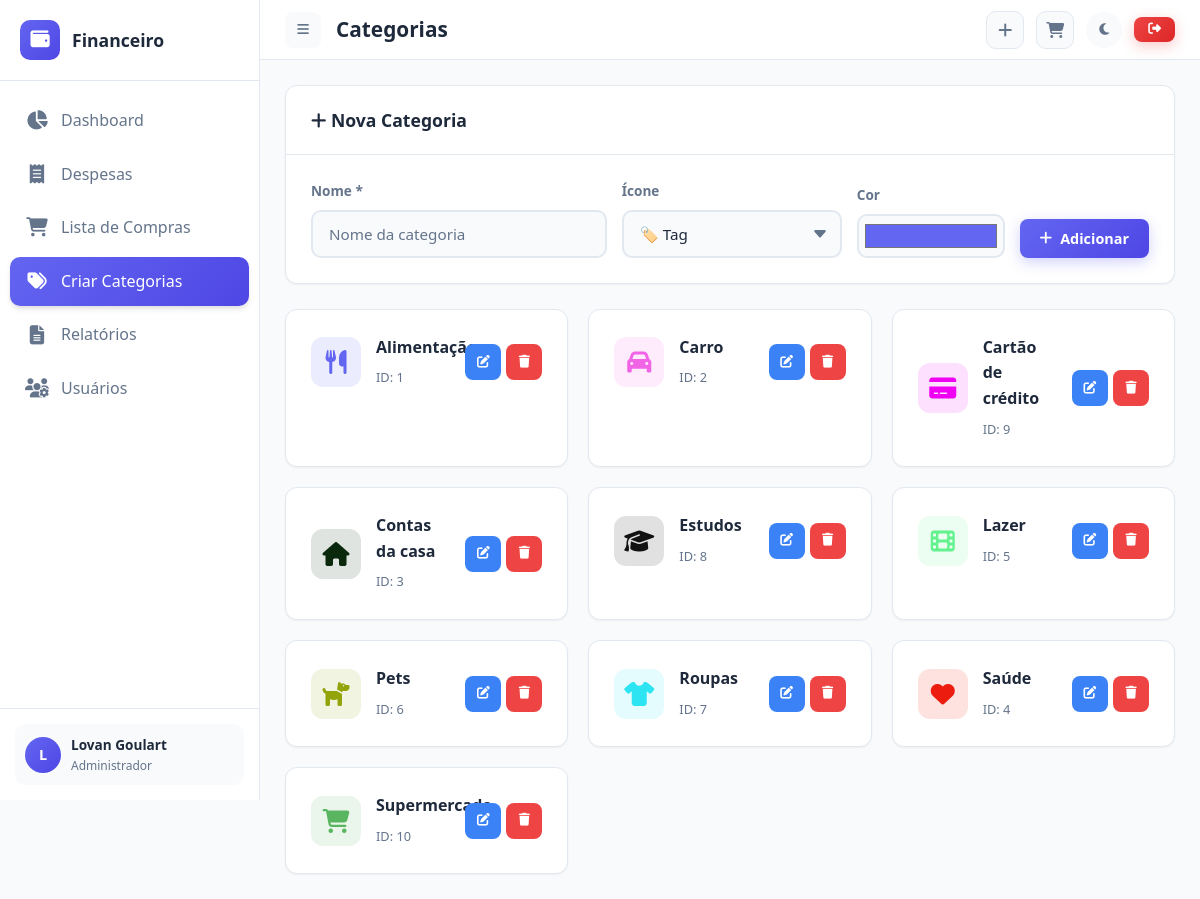
Page /categories (signed in) on the committed database.
### tables this page shows
CREATE TABLE users (
            id INTEGER PRIMARY KEY AUTOINCREMENT,
            username TEXT UNIQUE NOT NULL,
            name TEXT NOT NULL,
            email TEXT NOT NULL,
            password_hash TEXT NOT NULL,
            role TEXT DEFAULT 'user',
            created_at TIMESTAMP DEFAULT CURRENT_TIMESTAMP
        );

CREATE TABLE categories (
            id INTEGER PRIMARY KEY AUTOINCREMENT,
            name TEXT NOT NULL,
            icon TEXT DEFAULT 'tag',
            color TEXT DEFAULT '#6c757d',
            family_email TEXT NOT NULL,
            created_at TIMESTAMP DEFAULT CURRENT_TIMESTAMP
        );

### app.py (the view)
@app.route('/categories')
@login_required
@family_context
def categories(current_user, family_email, is_admin):
    conn = get_db_connection(app.config['DATABASE'])
    cats = conn.execute(
        'SELECT * FROM categories WHERE family_email = ? ORDER BY name',
        (family_email,)
    ).fetchall()
    conn.close()
    return render_template('categories.html',
        current_user=current_user, is_admin=is_admin,
        categories=[dict(c) for c in cats]
    )

### app.py (called while the page is built)
def login_required(f):
    @wraps(f)
    def decorated_function(*args, **kwargs):
        if 'user_id' not in session:
            flash('Por favor, faça login para acessar esta página.', 'warning')
            return redirect(url_for('login'))
        return f(*args, **kwargs)
    return decorated_function

def family_context(f):
    @wraps(f)
    def decorated_function(*args, **kwargs):
        if 'user_id' not in session:
            return redirect(url_for('login'))
        conn = get_db_connection(app.config['DATABASE'])
        user = conn.execute('SELECT * FROM users WHERE id = ?', (session['user_id'],)).fetchone()
        conn.close()
        if not user:
            session.clear()
            flash('Usuário não encontrado.', 'danger')
            return redirect(url_for('login'))
        kwargs['current_user'] = dict(user)
        kwargs['family_email'] = user['email']
        kwargs['is_admin'] = user['role'] == 'admin'
        return f(*args, **kwargs)
    return decorated_function

### models/database.py (called while the page is built)
def get_db_connection(db_path):
    conn = sqlite3.connect(db_path)
    conn.row_factory = sqlite3.Row
    return conn

### templates/categories.html (shortened to what this page needs)
{% extends "base.html" %}
{% block page_title %}Categorias{% endblock %}
{% block content %}
<div class="card" style="margin-bottom: 25px;">
    <div class="card-header">
        <span class="card-title"><i class="fas fa-plus"></i> Nova Categoria</span>
    </div>
    <div class="card-body">
        <form method="POST" action="{{ url_for('add_category') }}" style="display: flex; flex-wrap: wrap; gap: 15px; align-items: end;">
            <div class="form-group" style="flex: 2; min-width: 200px; margin-bottom: 0;">
                <label class="form-label">Nome *</label>
                <input type="text" name="name" class="form-control" placeholder="Nome da categoria" required>
            </div>
            <div class="form-group" style="flex: 1; min-width: 220px; margin-bottom: 0;">
    <label class="form-label">Ícone</label>
    <select name="icon" id="iconSelect" class="form-control" onchange="autoSelectColor(this)">
        <option value="tag" data-color="#6366f1">🏷️ Tag</option>
    </select>
</div>
            <div class="form-group" style="flex: 1; min-width: 120px; margin-bottom: 0;">
                <label class="form-label">Cor</label>
                <input type="color" name="color" id="colorInput" class="form-control" value="#6366f1" style="height: 44px; padding: 4px;">
            </div>
            <button type="submit" class="btn btn-primary">
                <i class="fas fa-plus"></i> Adicionar
            </button>
        </form>
    </div>
</div>
<div style="display: grid; grid-template-columns: repeat(auto-fill, minmax(280px, 1fr)); gap: 20px;">
    {% for category in categories %}
    <div class="card animate-slide-up">
        <div class="card-body" style="display: flex; align-items: center; gap: 15px;">
            <div
            style="width: 50px;
             height: 50px;
              border-radius: 12px;
               background: {{ category.color }}20;
                color: {{ category.color }};
                 display: flex;
                  align-items: center;
                   justify-content: center;
                    font-size: 1.5rem;
                     flex-shrink: 0;">
                <i class="fas fa-{{ category.icon }}"></i>
            </div>
            <div style="flex: 1;">
                <h3 style="font-size: 1rem; font-weight: 600; margin-bottom: 4px;">{{ category.name }}</h3>
                <span style="font-size: 0.8rem; color: var(--gray);">ID: {{ category.id }}</span>
            </div>
            <div style="display: flex; gap: 5px;">
                <button type="button"
                        class="btn btn-sm btn-icon"
                        style="background: var(--info); color: white;"
                        onclick="editCategory({{ category.id }}, '{{ category.name }}', '{{ category.icon }}', '{{ category.color }}')"
                        title="Editar">
                            <i class="fas fa-edit"></i>
                </button>
                <form method="POST"
                        action="{{ url_for('delete_category', id=category.id) }}"
                        data-confirm="Tem certeza que deseja excluir esta categoria?"
                        style="display: inline;">
                <button type="submit" class="btn btn-sm btn-icon"
                        style="background: var(--danger); color: white;"
                        title="Excluir">
                            <i class="fas fa-trash"></i>
                </button>
                </form>
            </div>
        </div>
    </div>
    {% else %}
    <div style="grid-column: 1 / -1; text-align: center; padding: 50px; color: var(--gray);">
        <i class="fas fa-tags" style="font-size: 3rem; margin-bottom: 15px; display: block;"></i>
        <p>Nenhuma categoria encontrada.</p>
    </div>
    {% endfor %}
</div>
{% endblock %}

### templates/base.html (shortened to what this page needs)
<!DOCTYPE html>
<html lang="pt-BR" data-theme="light">
<head>
    <link rel="stylesheet" href="https://cdnjs.cloudflare.com/ajax/libs/font-awesome/6.5.1/css/all.min.css">
    <link rel="stylesheet" href="{{ url_for('static', filename='css/style.css') }}">
</head>
<body>
    {% if session.user_id %}
    <div class="app-layout">
        <aside class="sidebar">
            <div class="sidebar-header">
                <div class="sidebar-logo">
                    <i class="fas fa-wallet"></i>
                </div>
                <span class="sidebar-brand">Financeiro</span>
            </div>
            <ul class="sidebar-nav">
                <li>
                    <a href="{{ url_for('dashboard') }}" class="{% if request.endpoint == 'dashboard' %}active{% endif %}">
                        <i class="fas fa-chart-pie"></i>
                        <span>Dashboard</span>
                    </a>
                </li>
                <li>
                    <a href="{{ url_for('expenses') }}" class="{% if request.endpoint in ['expenses', 'add_expense', 'edit_expense'] %}active{% endif %}">
                        <i class="fas fa-receipt"></i>
                        <span>Despesas</span>
                    </a>
                </li>
                <li>
                    <a href="{{ url_for('shopping') }}" class="{% if request.endpoint in ['shopping'] %}active{% endif %}">
                        <i class="fas fa-shopping-cart"></i>
                        <span>Lista de Compras</span>
                    </a>
                </li>
                <li>
                    <a href="{{ url_for('categories') }}" class="{% if request.endpoint in ['categories'] %}active{% endif %}">
                        <i class="fas fa-tags"></i>
                        <span>Criar Categorias</span>
                    </a>
                </li>
                <li>
                    <a href="{{ url_for('reports') }}" class="{% if request.endpoint in ['reports'] %}active{% endif %}">
                        <i class="fas fa-file-alt"></i>
                        <span>Relatórios</span>
                    </a>
                </li>
                {% if is_admin %}
                <li>
                    <a href="{{ url_for('admin_users') }}" class="{% if request.endpoint in ['admin_users'] %}active{% endif %}">
                        <i class="fas fa-users-cog"></i>
                        <span>Usuários</span>
                    </a>
                </li>
                {% endif %}
            </ul>
            <div class="sidebar-footer">
                <div class="user-info">
                    <div class="user-avatar">{{ current_user.name[0]|upper }}</div>
                    <div class="user-details">
                        <div class="user-name">{{ current_user.name }}</div>
                        <div class="user-role">{{ 'Administrador' if is_admin else 'Usuario' }}</div>
                    </div>
                </div>
            </div>
        </aside>
        <main class="main-content">
            <header class="top-header">
                <div class="header-left">
                    <button class="menu-toggle menu-toggle-pc" type="button">
                        <i class="fas fa-bars"></i>
                    </button>
                    <h1 class="page-title">{% block page_title %}Dashboard{% endblock %}</h1>
                </div>
                <div class="header-right header-right-pc">
                    <a href="{{ url_for('add_expense') }}"
                       class="header-icon {% if request.endpoint in ['add_expense'] %}active{% endif %}"
                       title="Adicionar despesa">
                        <i class="fas fa-plus"></i>
                    </a>
                    <a href="{{ url_for('shopping') }}"
                       class="header-icon {% if request.endpoint in ['shopping'] %}active{% endif %}"
                       title="Lista de compras">
                        <i class="fas fa-shopping-cart"></i>
                    </a>
                    <button class="theme-toggle" type="button" title="Alternar tema">
                        <i class="fas fa-moon"></i>
                    </button>
                    <a href="{{ url_for('logout') }}" class="btn btn-sm btn-danger" title="Sair">
                        <i class="fas fa-sign-out-alt"></i>
                    </a>
                </div>
            </header>
            <div class="content-area">
                {% block content %}{% endblock %}
            </div>
        </main>
    </div>
    {% else %}
        {% block auth_content %}{% endblock %}
    {% endif %}
</body>
</html>

### rows in the picture
users: name "L", name "Lovan Goulart"
categories: name "Alimentação", id "1"
categories: name "Carro", id "2"
categories: name "Cartão de crédito", id "9"
categories: name "Contas da casa", id "3"
categories: name "Estudos", id "8"
categories: name "Lazer", id "5"
categories: name "Pets", id "6"
categories: name "Roupas", id "7"
categories: name "Saúde", id "4"
categories: name "Supermercado", id "10"

### other values in the picture
{{ 'Administrador' if is_admin else 'Usuario' }} "Administrador"
